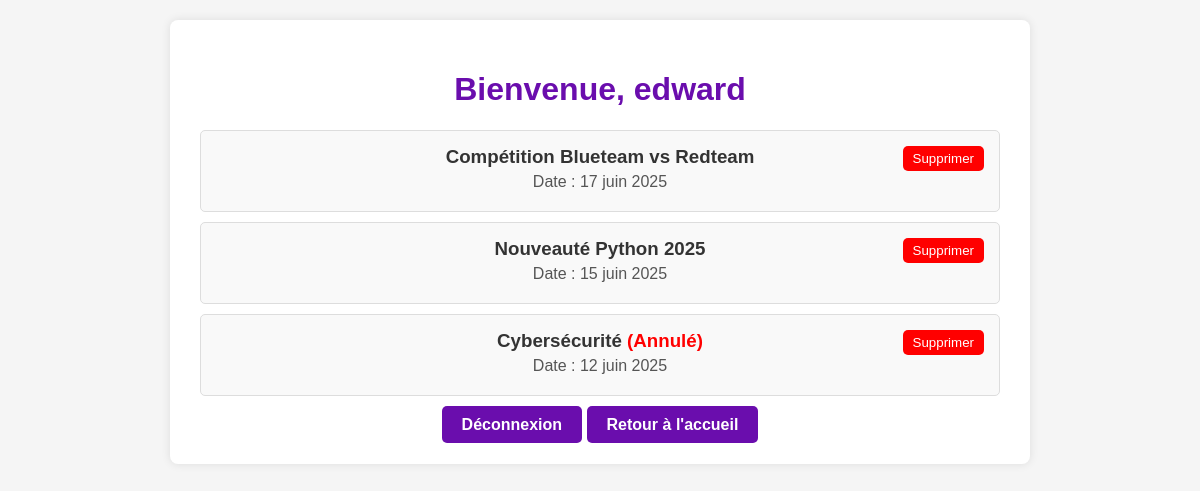
The page /dashboard (signed in) on the database its author committed.
### app/models/user.py (models this page shows, shortened)
class User(db.Model):
    id = db.Column(db.Integer, primary_key=True) # Rajoute de la colonne id de l'utilisateur
    nom = db.Column(db.String(100), nullable=False) # Rajoute de la colonne le nom
    email = db.Column(db.String(120), unique=True, nullable=False) # Rajoute de la colonne adresse courriel
    password = db.Column(db.String(200), nullable=False) # Rajoute de la colonne le mot de passe
    is_admin = db.Column(db.Boolean, default=False)  # Rajoute de la colonne le statut de l'utilisateur si admin ou pas

### app/models/reservation.py (models this page shows)
class Reservation(db.Model):
    id = db.Column(db.Integer, primary_key=True) # Rajoute l'id de la réservation
    user_id = db.Column(db.Integer, db.ForeignKey('user.id'), nullable=False) # Rajoute de la colonne id de l'utilisateur dans la réservation
    nom_utilisateur = db.Column(db.String(100), nullable=False) # Rajoute de la colonne le nom de l'utilisateur dans l'id de la réservation
    titre_evenement = db.Column(db.String(120), nullable=False) # Rajoute de la colonne le titre de l'événement dans l'id de la réservation
    date_evenement = db.Column(db.String(50), nullable=False) # Rajoute de la colonne la date de l'événement dans l'id de la réservation
    statut = db.Column(db.String(50), default='Actif')  # Rajoute de la colonne le statut de la réservation si actif ou annulé
    user = db.relationship('User', backref=db.backref('reservations', lazy=True)) # Rajoute la relation entre l'utilisateur et la réservation. Ce code veux dire que chaque reservation est connecte a un utilisateur spécifique.

### app/routes/main_routes.py (the view)
@main.route('/dashboard', methods=['GET'])
def dashboard():
    from app.models.user import User
    from app.models.reservation import Reservation
    user_id = session.get('user_id')
    if not user_id:
        flash("Connectez-vous pour accéder à votre tableau de bord.")
        return redirect(url_for('main.login'))
    utilisateur = User.query.get(user_id)
    reservations = Reservation.query.filter_by(user_id=user_id).all()
    return render_template('dashboard.html', utilisateur=utilisateur, reservations=reservations)

### app/templates/dashboard.html (shortened to what this page needs)
<!DOCTYPE html>
<html lang="fr">
<head>
</head>
<body>
    <div class="dashboard">
        <h1>Bienvenue, {{ utilisateur.nom }}</h1>
        {% if reservations %}
            {% for reservation in reservations %}
                <div class="reservation">
                    <h3>
                        {{ reservation.titre_evenement }}
                        {% if reservation.statut == 'Annulé' %}
                            <span class="status-canceled">(Annulé)</span>
                        {% endif %}
                    </h3>
                    <p>Date : {{ reservation.date_evenement }}</p>
                    <form method="post" action="{{ url_for('main.delete_event', event_id=reservation.id) }}">
                        <button type="submit" class="delete-btn">Supprimer</button>
                    </form>
                </div>
            {% endfor %}
        {% else %}
            <p class="no-reservation">Vous n’avez pas encore réservé de billet.</p>
        {% endif %}
        <div class="logout">
            <a href="{{ url_for('main.logout') }}">Déconnexion</a>
            <a class="button" href="{{ url_for('main.home') }}">Retour à l'accueil</a>
        </div>
    </div>
</body>
</html>

### app/templates/dashboard.html (style rules this page uses)
body { font-family: Arial, sans-serif; background: #f5f5f5; margin: 0; padding: 20px; text-align: center; }
.dashboard { background: white; padding: 30px; max-width: 800px; margin: auto; border-radius: 8px; box-shadow: 0 0 10px rgba(0,0,0,0.1); }
h1 { color: #6a0dad; }
.reservation { background-color: #f9f9f9; border: 1px solid #ddd; border-radius: 5px; padding: 15px; margin: 10px 0; position: relative; }
.reservation h3 { margin: 0; color: #333; }
.reservation p { margin: 5px 0; color: #555; }
.delete-btn { position: absolute; top: 15px; right: 15px; background-color: #ff0000; color: white; border: none; border-radius: 5px; padding: 5px 10px; cursor: pointer; }
.logout { margin-top: 20px; }
.logout a { text-decoration: none; color: white; background: #6a0dad; padding: 10px 20px; border-radius: 5px; font-weight: bold; }
.status-canceled { color: red; font-weight: bold; }

### rows shown on the page
User: nom "edward"
Reservation: titre_evenement "Compétition Blueteam vs Redteam", date_evenement "17 juin 2025"
Reservation: titre_evenement "Nouveauté Python 2025", date_evenement "15 juin 2025"
Reservation: titre_evenement "Cybersécurité", statut "(Annulé)", date_evenement "12 juin 2025"
